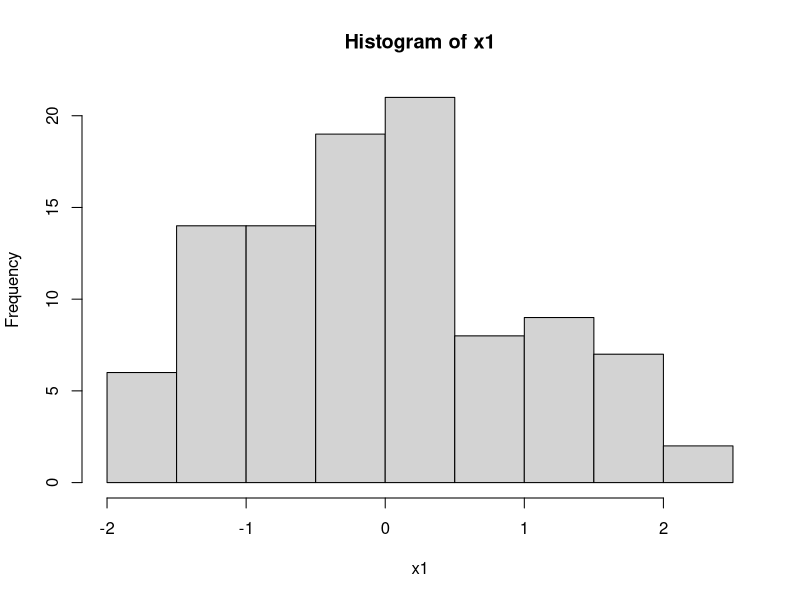
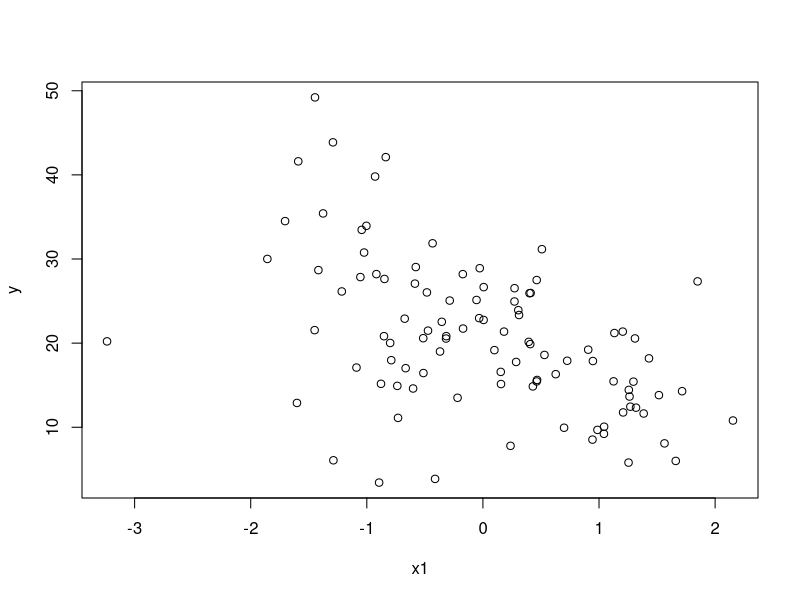
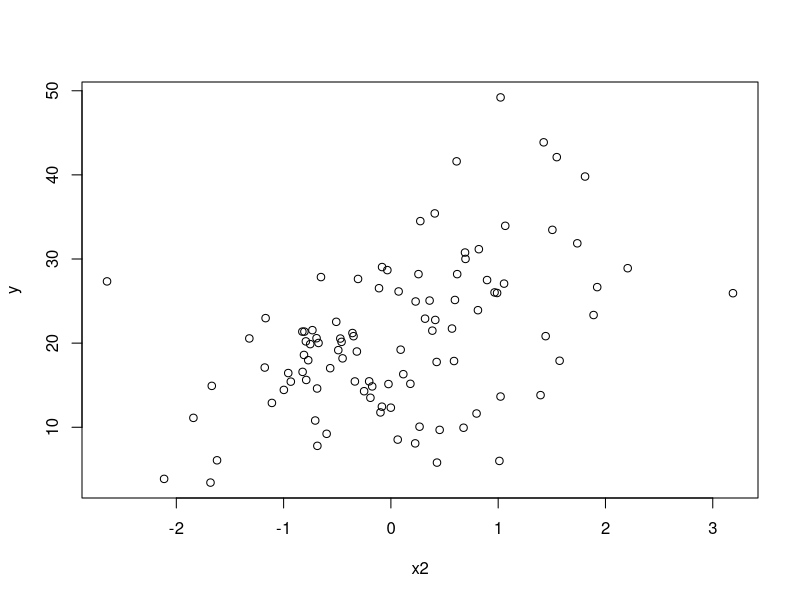
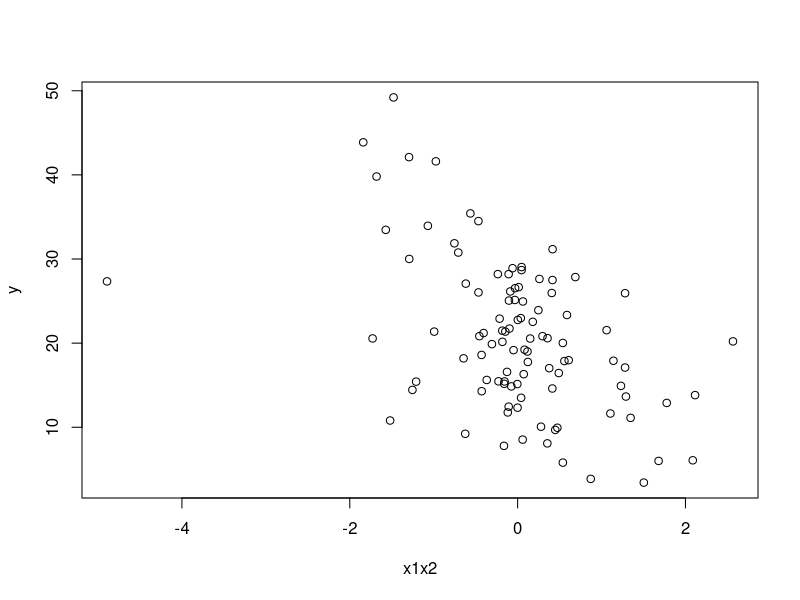
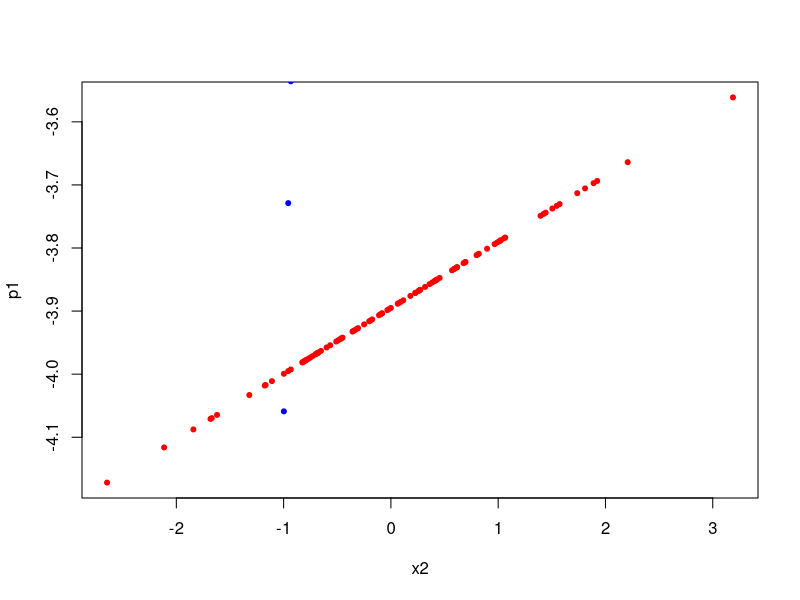
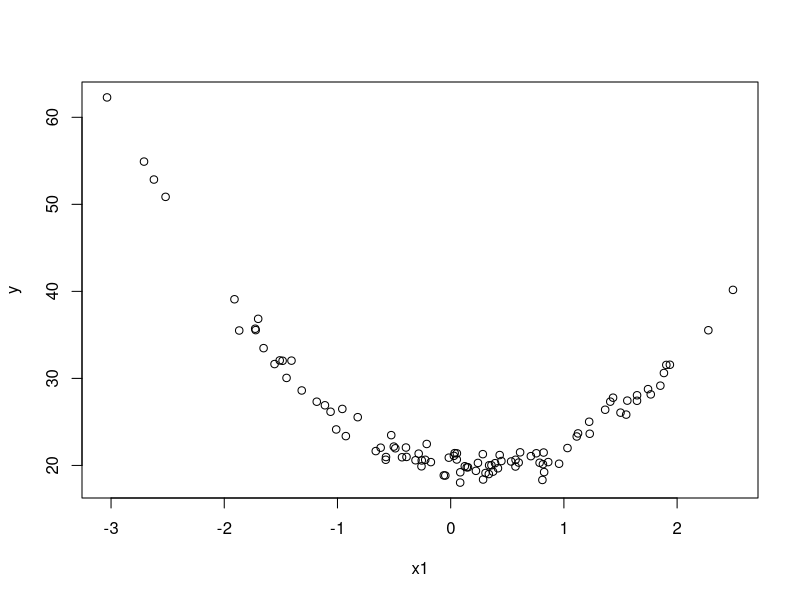
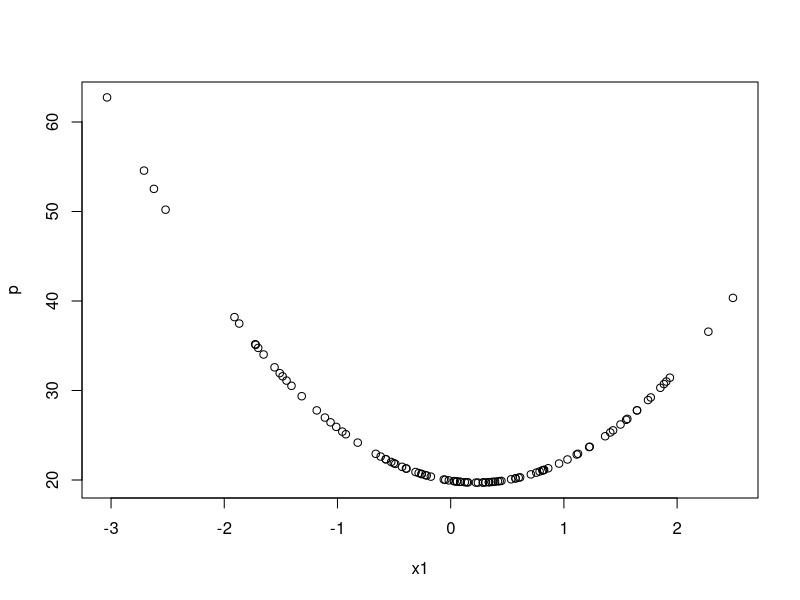

Recreate these plots in R, in order.
## ---- chunk 1
knitr::opts_chunk$set(echo = TRUE)
## ---- chunk 2
x1 <- rnorm(100, 0, 1)
x2 <- rnorm(100) # the defuat would be rnorm(100, 0, 1)
hist(x1)

y <- 20 - 5 * x1 + 5 * x2 + rnorm(100, 0, 5)
# y <- 20 - 5 * x1 + 5 * x2 + rnorm(100, 0, 50) # 如果error像现在一样特别大，说明我们的模型没有考量很多因素

summary(lm(y ~ x1 + x2))
summary(lm(y ~ x1))    
summary(lm(y ~ x2))

# 如果x1和x2是independent of each other, 可以分别regress，不用做multiple regression
# 1. 一方面，对于x1, x2的coefficients,两种方法得出的结果没有太大差别
# 2. 另一方面，multiple regression的r-squared会高一些。
# 3. 如果需要做prediction，一定要包括所有的变量
## ---- chunk 3
x1 <- rnorm(100)
x2 <- (rnorm(100) + x1)/2 # now x2 is correlated to x1
y <- 20 - 5 * x1 + 5 * x2 + rnorm(100, 0, 5)

summary(lm(y ~ x1 + x2))
summary(lm(y ~ x1))
summary(lm(y ~ x2))

# 现实世界所有的变量都是related to each other,
# 可以只放一些比较“独立”的key variables，这样可以更加specifically 看一些variables 的变化
## ---- chunk 4

# 一般social sciences 不用3-D plot，因为people可能不太懂

# interaction: 比较有趣
# e.g., deprivity of wealthy people
# e.g., 药物的相互作用
# e.g., 穷人更有被climate change 影响，whereas 富人...

x1 <- rnorm(100)
x2 <- rnorm(100)

x1x2 <- x1 * x2

y <- 20 - 5 * x1 + 5 * x2 + -5 * x1x2 + rnorm(100, 0, 5)

summary(lm(y ~ x1 + x2 + x1x2))
out <- lm(y ~ x1 + x2 + x1x2)
coeff <- out$coefficients

summary(lm(y ~ x1))
summary(lm(y ~ x2))
summary(lm(y ~ x1x2))

plot(x1 ,y)
plot(x2 ,y)
plot(x1x2 ,y)

# 这一块不太好理解，相当于把x1给变成constant (25 percentile/75 percentile), 然后再plot x2和y的关系：目的是为了避免使用3-d的图
# 下面的这种作图可以很好的反映x1和x2之间的interactions
quantile(x1)
x1_25 <- quantile(x1)[2]
x1_75 <- quantile(x1)[4]

p1 <- coeff[2] * x1_75 + coeff[3] * x2 + coeff[4] * x2 * x1_75
p2 <- coeff[2] * x1_25 + coeff[3] * x2 + coeff[4] * x2 * x1_25

plot(x2, p1, col="red", pch=20, xlab="x2")
points(x2, p2, col = "blue", pch=20)

# 如果两条线不平行，说明x1和x2有关系
## ---- chunk 5
x1 <- rnorm(100)
x2 <- rnorm(100)
x3 <- sample(c(1, 2, 3), 100, replace = TRUE)
x3A <- ifelse(x3 == 1, 1, 0)  # presence of x3A
x3B <- ifelse(x3 == 2, 1, 0)
x3AB <- ifelse(x3 == 1 | x3 == 2, 1, 0)

y <- 20 + x1 + x2 + 2 * x3A + -5 * x3B + rnorm(100, 0, 5)
# 添加x3A和x3B意味着 --> 体现presence of x3
# 如果x3A是1，可以预测 2 unit increase
# 如果x3A是2，可以预测 5 unit decrease
# 如果x3A是3，没有影响

out <- lm(y ~ x1 + x2 + x3A + x3B) # !重要: 对于x3这个分类变量，如果它有三类，我们只会把它categorize成两个新的dummy variable，然后再考虑一下他们俩之间的关系，即x3AB
## ---- chunk 6
x1 <- rnorm(100)
x1sq <- x1 ^2
y <- 20 + -2 * x1 + 4 * x1sq + rnorm(100)
plot(x1, y)

out <- lm(y ~ x1 + x1sq)
summary(out)
coeff <- out$coefficients
p <- coeff[1] + coeff[2] * x1 + coeff[3] * x1sq   # 想要interpret, 可以把系数加上，然后recreate a model，然后再说y随着x1的变化（在这个case中y其实是一个x1的二项式）
plot(x1, p)
# 不要把它interpret成multi-variable regression，而是同时interpret x1和x1sq, e.g., 
# Main takeaway: 

